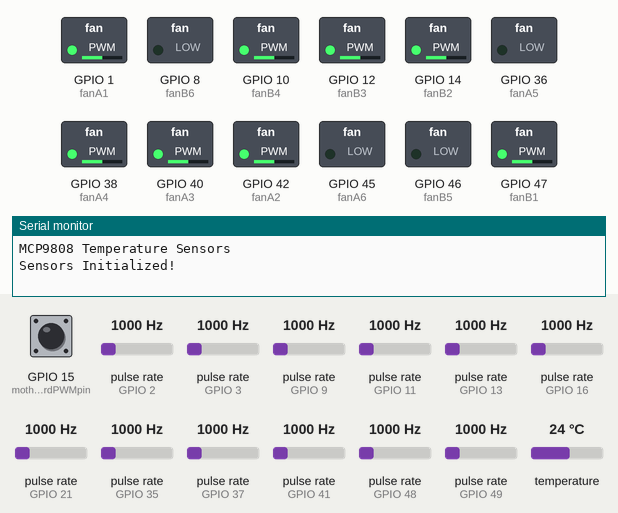
This program was run on a simulated ESP32-S3. Shown: switched loads named in the program (green lamp = pin HIGH), the last lines printed to the serial monitor. Wiring (inferred from the names in the program): 10 × pulse sensor: data GPIO 2 / data GPIO 3 / data GPIO 9 / data GPIO 11 / data GPIO 13 / data GPIO 16 / data GPIO 21 / data GPIO 35 / data GPIO 37 / data GPIO 41. The test bench sets the inputs (shaded band); at power-on: temperature 24 °C, GPIO 15 (motherboardPWMpin) LOW, pulse rate (sensors on GPIO 2, GPIO 3, GPIO 9, GPIO 11, GPIO 13, GPIO 16, GPIO 21, GPIO 35, GPIO 37, GPIO 41, GPIO 48, GPIO 49) 1000 Hz.

Above: at 2.2 s.
2.3 s: temperature set to 12 °C
At 4.8 s:
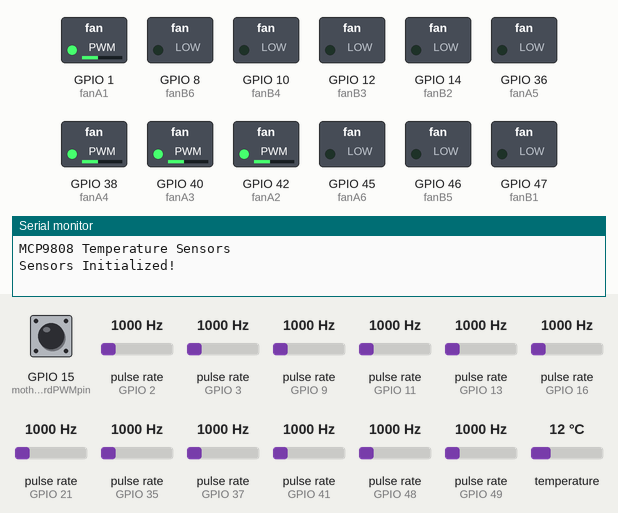
8.5 s: GPIO 15 (motherboardPWMpin) pulsed HIGH 2 times (0.12 s each, 0.3 s apart)
At 11.0 s:
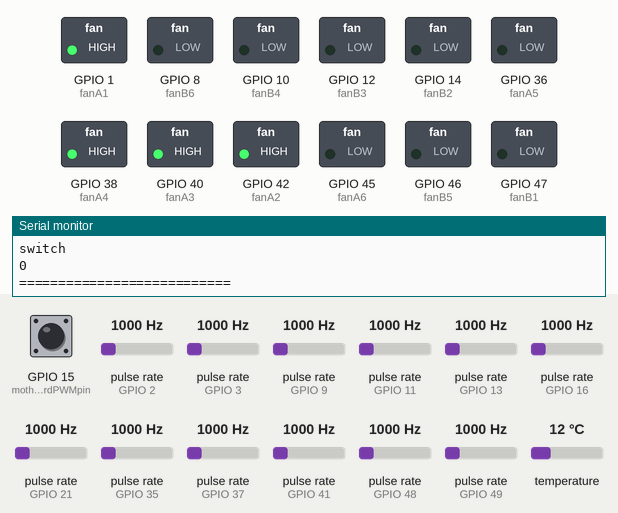
Timing chart, 0 to 44.2 s (numbered marks = the images above; inputs shaded):
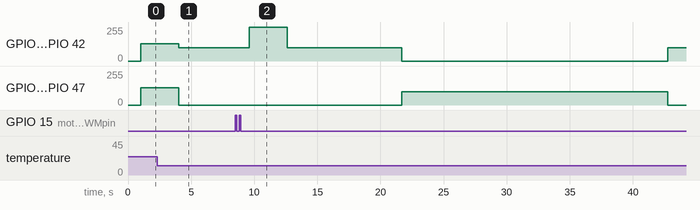

Measured:
- after the input at 2.3 s, GPIO 1 (fanA1), GPIO 38 (fanA4), GPIO 40 (fanA3), GPIO 42 (fanA2): 128/255 → 100/255 after 1.7 s

The program:

main.cpp
```cpp
#include <Arduino.h>
#include <Wire.h>

// Define the I2C addresses of the two sensors
#define SENSOR1_ADDR 0x18
#define SENSOR2_ADDR 0x18 // Same address for both sensors, but on different buses

const int fanA1 = 1;
const int tachoA1 = 2;

const int fanA2 = 42;
const int tachoA2 = 41;

const int fanA3 = 40;
const int tachoA3 = 49;

const int fanA4 = 38;
const int tachoA4 = 37;

const int fanA5 = 36;
const int tachoA5 = 35;

const int fanA6 = 45;
const int tachoA6 = 48;

const int fanB1 = 47;
const int tachoB1 = 21;

const int fanB2 = 14;
const int tachoB2 = 13;

const int fanB3 = 12;
const int tachoB3 = 11;

const int fanB4 = 10;
const int tachoB4 = 9;

const int fanB5 = 46;
const int tachoB5 = 3;

const int fanB6 = 8;
const int tachoB6 = 16;


const int pwmChannel0 = 0;      // Define a PWM channel (0-15 available on ESP32-S3)
const int pwmChannel1 = 1;      // Define a PWM channel (0-15 available on ESP32-S3)
const int pwmFrequency = 25000; // 25kHz for fan PWM control
const  int pwmResolution = 8;    // 8-bit resolution (0-255)
int fanSpeedA = 128;            // Start with 50% duty cycle
int fanSpeedB = 128;
const int motherboardPWMpin = 15;

// Motherboard PWM signal threshold (microseconds) to detect active signal
unsigned long motherboardPwmThreshold = 70; // Adjust as needed based on motherboard PWM signal
unsigned long Mpwm;

// Timing variables
unsigned long previousMillis = 0; // Stores the last time group switched
unsigned long interval;           // Interval in milliseconds
int hours, minutes, seconds;

// Variables to store RPM
volatile int rpmA1 = 0;
volatile int rpmA2 = 0;
volatile int rpmA3 = 0;
volatile int rpmA4 = 0;
volatile int rpmA5 = 0;
volatile int rpmA6 = 0;
volatile int rpmB1 = 0;
volatile int rpmB2 = 0;
volatile int rpmB3 = 0;
volatile int rpmB4 = 0;
volatile int rpmB5 = 0;
volatile int rpmB6 = 0;

bool groupAActive = true;      // Flag to determine which group is active
unsigned long lastRpmTime = 0; // Stores last time RPM was calculated

unsigned long calculatedRPM1 = 0;
unsigned long calculatedRPM2 = 0;

String mode = "switch";

// Create I2C buses for the two sensors
TwoWire I2C_1 = TwoWire(0); // First I2C bus (pins 4, 5)
TwoWire I2C_2 = TwoWire(1); // Second I2C bus (pins 6, 7)

// Function to convert milliseconds to hours, minutes, and seconds
void millisToHMS(unsigned long millis, int &hours, int &minutes, int &seconds)
{
    seconds = millis / 1000; // Convert milliseconds to seconds
    minutes = seconds / 60;  // Convert seconds to minutes
    hours = minutes / 60;    // Convert minutes to hours
    seconds %= 60;           // Get remaining seconds
    minutes %= 60;           // Get remaining minutes
}

// Function to set the interval and save it to EEPROM
void setInterval(unsigned long newInterval)
{
    interval = newInterval;
    // EEPROM.put(0, interval);  // Store the new interval in EEPROM
}

// Function to set fan speeds based on temperature
void switchMode(float tempA, float tempB)
{
    int fanSpeedA = 0;
    int fanSpeedB = 0;
    if (groupAActive)
    {
        if (Mpwm > tempA)
        {
            fanSpeedA = map(Mpwm, 0, 100, 0, 255);
        }
        else
        {
            fanSpeedA = map(tempA, 20, 40, 100, 255);
            fanSpeedA = constrain(fanSpeedA, 100, 255);
        }
        calculatedRPM1 = map(fanSpeedA, 0, 255, 0, 3000);
        calculatedRPM2 = 0;
        // Control fans for group A
        ledcWrite(pwmChannel0, fanSpeedA);
        ledcWrite(pwmChannel0, fanSpeedA);

        // Turn off fans for group B
        ledcWrite(pwmChannel1, 0);
        ledcWrite(pwmChannel1, 0);
    }
    else
    {
        if (Mpwm > tempB)
        {
            fanSpeedB = map(Mpwm, 0, 100, 0, 255);
        }
        else
        {
            fanSpeedB = map(tempB, 20, 40, 100, 255);
            fanSpeedB = constrain(fanSpeedB, 100, 255);
        }
        calculatedRPM2 = map(fanSpeedB, 0, 255, 0, 3000);
        calculatedRPM1 = 0;

        // Control fans for group B
        ledcWrite(pwmChannel1, fanSpeedB);
        ledcWrite(pwmChannel1, fanSpeedB);

        // Turn off fans for group A
        ledcWrite(pwmChannel0, 0);
        ledcWrite(pwmChannel0, 0);
    }
}

void continuousMode(float tempA, float tempB)
{
    int fanSpeedA;
    int fanSpeedB;
    if (Mpwm > tempA && Mpwm > tempB)
    {
        fanSpeedA = fanSpeedB = map(Mpwm, 0, 100, 0, 255);
    }
    else
    {
        fanSpeedA = map(tempA, 20, 40, 100, 255);
        fanSpeedA = constrain(fanSpeedA, 100, 255);

        fanSpeedB = map(tempB, 20, 40, 100, 255);
        fanSpeedB = constrain(fanSpeedB, 100, 255);
    }
    calculatedRPM1 = map(fanSpeedA, 0, 255, 0, 3000);
    calculatedRPM2 = map(fanSpeedB, 0, 255, 0, 3000);

    // Control fans for group A
    ledcWrite(pwmChannel0, fanSpeedA);
    ledcWrite(pwmChannel0, fanSpeedA);

    // Control fans for group B
    ledcWrite(pwmChannel1, fanSpeedB);
    ledcWrite(pwmChannel1, fanSpeedB);
}

// Interrupt service routines for tachometers
void rpmA1ISR()
{
    rpmA1 = rpmA1 + 1;
}
void rpmA2ISR()
{
    rpmA2 = rpmA2 + 1;
}
void rpmA3ISR()
{
    rpmA3 = rpmA3 + 1;
}
void rpmA4ISR()
{
    rpmA4 = rpmA4 + 1;
}
void rpmA5ISR()
{
    rpmA5 = rpmA5 + 1;
}
void rpmA6ISR()
{
    rpmA6 = rpmA6 + 1;
}


void rpmB1ISR()
{
    rpmB1 = rpmB1 + 1;
}
void rpmB2ISR()
{
    rpmB2 = rpmB2 + 1;
}
void rpmB3ISR()
{
    rpmB3 = rpmB3 + 1;
}
void rpmB4ISR()
{
    rpmB4 = rpmB4 + 1;
}
void rpmB5ISR()
{
    rpmB5 = rpmB5 + 1;
}
void rpmB6ISR()
{
    rpmB6 = rpmB6 + 1;
}

float readTemperature(TwoWire &i2cBus, uint8_t address)
{
    i2cBus.beginTransmission(address);
    i2cBus.write(0x05); // Point to the temperature register
    i2cBus.endTransmission();

    i2cBus.requestFrom(static_cast<uint8_t>(address), static_cast<uint8_t>(2));  // Read 2 bytes (MSB and LSB)


    if (i2cBus.available() == 2)
    {
        byte msb = i2cBus.read(); // Read most significant byte
        byte lsb = i2cBus.read(); // Read least significant byte

        int temp = ((msb & 0x1F) << 8) | lsb;
        return temp * 0.0625; // Convert to Celsius
    }
    return -1000; // Error value if not available
}

bool initializeSensor(TwoWire &i2cBus, uint8_t address)
{
    i2cBus.beginTransmission(address);
    return i2cBus.endTransmission() == 0; // Return true if no error
}

void setup()
{
    Serial.begin(115200);
    Serial1.begin(115200, SERIAL_8N1, 18, 17);
    I2C_1.begin(4, 5); // First I2C bus (pins 4, 5)
    I2C_2.begin(6, 7); // Second I2C bus (pins 6, 7)

    delay(1000); // Wait for serial monitor to start
    Serial.println("MCP9808 Temperature Sensors");

    // Initialize both sensors
    if (!initializeSensor(I2C_1, SENSOR1_ADDR))
    {
        Serial.println("Couldn't connect to Sensor 1");
        while (1)
            ;
    }

    if (!initializeSensor(I2C_2, SENSOR2_ADDR))
    {
        Serial.println("Couldn't connect to Sensor 2");
        while (1)
            ;
    }

    // Initialize fan pins as outputs
    pinMode(fanA1, OUTPUT);
    pinMode(fanA2, OUTPUT);
    pinMode(fanA3, OUTPUT);
    pinMode(fanA4, OUTPUT);
    pinMode(fanA5, OUTPUT);
    pinMode(fanA6, OUTPUT);

    pinMode(fanB1, OUTPUT);
    pinMode(fanB2, OUTPUT);
    pinMode(fanB3, OUTPUT);
    pinMode(fanB4, OUTPUT);
    pinMode(fanB5, OUTPUT);
    pinMode(fanB6, OUTPUT);

    // Initialize tachometer pins as inputs
    pinMode(tachoA1, INPUT);
    pinMode(tachoA2, INPUT);
    pinMode(tachoA3, INPUT);
    pinMode(tachoA4, INPUT);
    pinMode(tachoA5, INPUT);
    pinMode(tachoA6, INPUT);

    pinMode(tachoB1, INPUT);
    pinMode(tachoB2, INPUT);
    pinMode(tachoB3, INPUT);
    pinMode(tachoB4, INPUT);
    pinMode(tachoB5, INPUT);
    pinMode(tachoB6, INPUT);

    Serial.println("Sensors Initialized!");

    pinMode(motherboardPWMpin, INPUT);

    // PWM Setup with ESP32-S3 3.x API
    ledcSetup(pwmChannel0, pwmFrequency, pwmResolution); // Configure PWM channel
    ledcAttachPin(fanA1, pwmChannel0);                   // Attach PWM channel to GPIO pin
    ledcAttachPin(fanA2, pwmChannel0);                   // Attach PWM channel to GPIO pin
    ledcAttachPin(fanA3, pwmChannel0);
    ledcAttachPin(fanA4, pwmChannel0);
    ledcAttachPin(fanA5, pwmChannel0);
    ledcAttachPin(fanA6, pwmChannel0);

    ledcWrite(pwmChannel0, fanSpeedA);                   // Set initial duty cycle to 50%

    ledcSetup(pwmChannel1, pwmFrequency, pwmResolution); // Configure PWM channel
    ledcAttachPin(fanB1, pwmChannel1);                   // Attach PWM channel to GPIO pin
    ledcAttachPin(fanB2, pwmChannel1);                   // Attach PWM channel to GPIO pin
    ledcAttachPin(fanB3, pwmChannel1);
    ledcAttachPin(fanB4, pwmChannel1);
    ledcAttachPin(fanB5, pwmChannel1);
    ledcAttachPin(fanB6, pwmChannel1);
    ledcWrite(pwmChannel1, fanSpeedB);                   // Set initial duty cycle to 50%

    // Attach interrupts for tachometer readings
    attachInterrupt(digitalPinToInterrupt(tachoA1), rpmA1ISR, RISING);
    attachInterrupt(digitalPinToInterrupt(tachoA2), rpmA2ISR, RISING);
    attachInterrupt(digitalPinToInterrupt(tachoA3), rpmA3ISR, RISING);
    attachInterrupt(digitalPinToInterrupt(tachoA4), rpmA4ISR, RISING);
    attachInterrupt(digitalPinToInterrupt(tachoA5), rpmA5ISR, RISING);
    attachInterrupt(digitalPinToInterrupt(tachoA6), rpmA6ISR, RISING);

    attachInterrupt(digitalPinToInterrupt(tachoB1), rpmB1ISR, RISING);
    attachInterrupt(digitalPinToInterrupt(tachoB2), rpmB2ISR, RISING);
    attachInterrupt(digitalPinToInterrupt(tachoB3), rpmB3ISR, RISING);
    attachInterrupt(digitalPinToInterrupt(tachoB4), rpmB4ISR, RISING);
    attachInterrupt(digitalPinToInterrupt(tachoB5), rpmB5ISR, RISING);
    attachInterrupt(digitalPinToInterrupt(tachoB6), rpmB6ISR, RISING);
    // Read the interval from EEPROM on startup
    interval = 20000;
    // EEPROM.get(0, interval);  // Default to 50 seconds if invalid
    setInterval(interval); // Save the default interval to EEPROM
}

void loop()
{
    // Read and print temperature for both sensors

    delay(1000); // Wait before reading again

    // Read motherboard PWM signal
    int highTime = pulseIn(motherboardPWMpin, HIGH);
    int lowTime = pulseIn(motherboardPWMpin, LOW);
    int cycleTime = highTime + lowTime;

    if (cycleTime > 0)
    {
        Mpwm = (100 * highTime) / cycleTime; // Calculate the PWM percentage
    }
    else
    {
        Mpwm = 0; // Set to 0 if there's no valid pulse
    }

    // Check if motherboard PWM signal is active

    unsigned long currentMillis = millis();

    // Read from serial to set new interval

    if (Serial.available())
    {
        String input = Serial.readStringUntil('\n'); // Read input until a new line
        Serial.println(input);

        // Attempt to convert the input to an integer
        bool isNumber = true;
        for (unsigned int i = 0; i < input.length(); i++)
        {
            if (!isDigit(input[i]))
            {
                isNumber = false;
                break;
            }
        }

        if (isNumber)
        {
            // If the input is a number, convert it and process it as an interval
            unsigned long newInterval = input.toInt(); // Convert input to int
            if (newInterval >= 10000)
            {                             // Validate the new interval (1 sec - 60 sec)
                setInterval(newInterval); // Update and save the new interval
                Serial.print("Interval updated to: ");
                Serial.println(newInterval); // Print the updated interval
            }
            else
            {
                Serial.println("Invalid interval. Please enter a value above 10sec");
                Serial.println(newInterval);
            }
        }
        else
        {
            // If the input is not a number, check for specific commands like "switch" or "continuous"
            input.trim(); // Remove any trailing whitespace/newlines
            if (input == "switch")
            {
                Serial.println("Switch mode selected");
                mode = "switch";
                // Add logic to handle "switch" command
            }
            else if (input == "continuous")
            {
                Serial.println("Continuous mode selected");
                mode = "continuous";
                // Add logic to handle "continuous" command
            }
            else
            {
                Serial.print("Unknown command: ");
            }
        }
    }

    // Get temperatures
    float tempA = readTemperature(I2C_1, SENSOR1_ADDR);
    float tempB = readTemperature(I2C_2, SENSOR2_ADDR);

    if (mode == "switch")
    {
        // Check if it's time to switch groups
        if (currentMillis - previousMillis >= interval)
        {
            previousMillis = currentMillis; // Save the last switch time
            groupAActive = !groupAActive;   // Toggle active group
            Serial.print("Switched to group: ");
            Serial.println(groupAActive ? "A" : "B"); // Debug output
            Serial1.print("Switched to group: ");
            Serial1.println(groupAActive ? "A" : "B");
        }
        switchMode(tempA, tempB);
    }
    else if (mode == "continuous")
    {
        continuousMode(tempA, tempB);
    }

    // RPM outputs
    if (currentMillis - lastRpmTime >= 5000)
    { // Update every 5 seconds
        lastRpmTime = currentMillis;
        Serial.println("===========================");
        Serial.print("Temperature A: ");
        Serial.print(tempA);
        Serial.print(" °C, Temperature B: ");
        Serial.print(tempB);
        Serial.println(" °C");
        Serial.print("RPM A1: ");
        Serial.println(calculatedRPM1);
        Serial.print("RPM A2: ");
        Serial.println(calculatedRPM1);
        Serial.print("RPM B1: ");
        Serial.println(calculatedRPM2);
        Serial.print("RPM B2: ");
        Serial.println(calculatedRPM2);
        Serial.print("Seconds: ");
        Serial.println(interval);
        Serial.println(mode);
        Serial.println(Mpwm);

        Serial.println("===========================");

        Serial1.println("===========================");
        Serial1.println("this is serial 1");
        Serial1.print("Temperature A: ");
        Serial1.print(tempA);
        Serial1.print(" °C, Temperature B: ");
        Serial1.print(tempB);
        Serial1.println(" °C");
        Serial1.print("RPM A1: ");
        Serial1.println(calculatedRPM1);
        Serial1.print("RPM A2: ");
        Serial1.println(calculatedRPM1);
        Serial1.print("RPM B1: ");
        Serial1.println(calculatedRPM2);
        Serial1.print("RPM B2: ");
        Serial1.println(calculatedRPM2);
        Serial1.print("Seconds: ");
        Serial1.println(interval);
        Serial1.println(mode);
        Serial1.println("===========================");
    }
}
```
